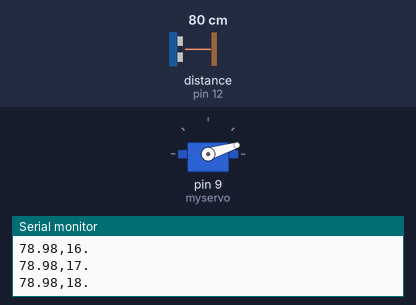
Simulated run of this sketch. Board: Arduino Uno, built with avr-gcc and run on an emulated ATmega328P. On the bench: servo, the last lines printed to the serial monitor. Wiring (inferred from the names in the program): ultrasonic range finder: trigger pin 11; echo pin 12. Inputs (shaded band) come from the test bench; at power-on: distance to the obstacle (sensor on pin 12) 80 cm. The echo pulse lasts 58.3 µs per cm.

Above: at 1.28 s.
1.3 s: distance to the obstacle (sensor on pin 12) set to 2 cm
At 1.48 s:
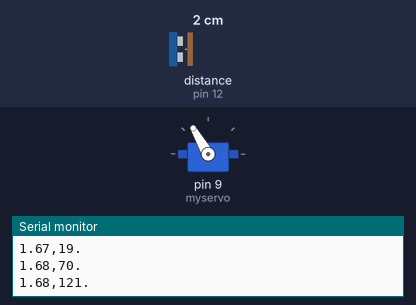
4.3 s: distance to the obstacle (sensor on pin 12) set to 18 cm
At 5.81 s:
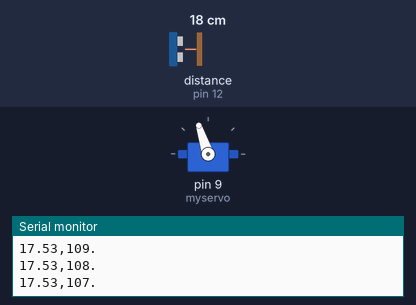
Timing chart, 0 to 13.3 s (numbered marks = the images above; inputs shaded):
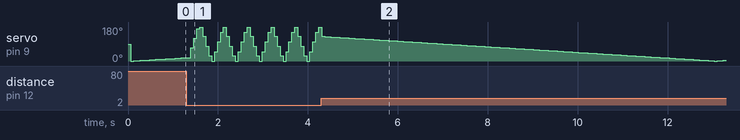

The sketch:

Angry-Robot.ino
```cpp
// (licence header left out)
#include <Servo.h>

Servo myservo;  // create servo object to control a servo
int val;    // variable to read the value from the analog pin

int trigPin = 11;    // TRIG pin
int echoPin = 12;    // ECHO pin
float duration_us, distance_cm;

void setup() {
  myservo.attach(9);  // attaches the servo on pin 9 to the servo object
  // begin serial port
  Serial.begin (9600);
  // configure the trigger pin to output mode
  pinMode(trigPin, OUTPUT);
  // configure the echo pin to input mode
  pinMode(echoPin, INPUT);
}

void loop() {

  for (val = 0 ; val < 180; val++)
  {
    if(radar_sensor_signal())
    {
      val+=50;
    }
    if(val>180)
    {
      val = 180;
    }
    myservo.write(val);             // sets the servo position according to the scaled value
      delay(15);
  }

  for (val = 180 ; val > 0; val--)
  {
    if(radar_sensor_signal())
    {
      val-=50;
    }
    if(val<0)
    {
      val =0;
    }
    myservo.write(val);             // sets the servo position according to the scaled value
      delay(15);
  }
}


bool radar_sensor_signal()
{
    // generate 10-microsecond pulse to TRIG pin
  digitalWrite(trigPin, HIGH);
  delayMicroseconds(10);
  digitalWrite(trigPin, LOW);

  // measure duration of pulse from ECHO pin
  duration_us = pulseIn(echoPin, HIGH);

  // calculate the distance
  distance_cm = 0.017 * duration_us;

  // print the value to Serial Monitor
  //Serial.print("distance: ");
  Serial.print(distance_cm);
  Serial.print(",");
  Serial.print(val);
  Serial.println(".");
  delay(50);

  if (distance_cm < 10)
  {
     return true;
  }
  else
  {
    return false;
  }
}
```
